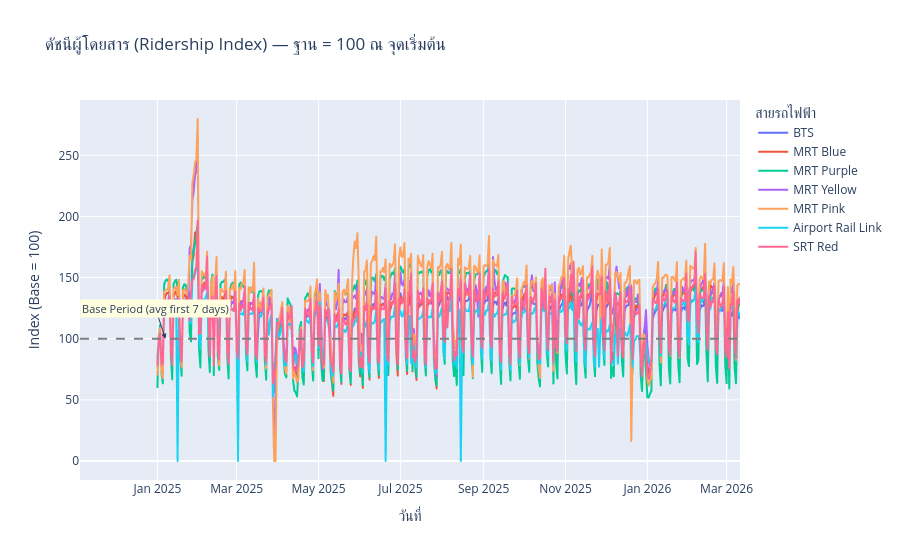

The notebook cell this image was saved under:
### Markdown cell above
### 5.2 กราฟที่ 2 — ดัชนีผู้โดยสาร (Normalized Ridership Index)

### 🎯 วัตถุประสงค์
เปรียบเทียบ **อัตราการเติบโต** ของแต่ละสายบน scale เดียวกัน  
แก้ปัญหาที่ BTS มีผู้โดยสาร ~800K/วัน แต่ ARL มีแค่ ~70K/วัน ทำให้เปรียบตรงๆ ไม่ยุติธรรม

---

### 🧮 หลักการ Normalization

แปลงเป็นดัชนี โดยกำหนดให้จุดเริ่มต้น = **100**

```
Index(t) = (passengers(t) / baseline) × 100
```

โดย `baseline` = ค่าเฉลี่ย 7 วันแรกที่มีข้อมูล (ลด noise จากวันแรกที่อาจไม่ครบ)

---

### 📊 ทำไมเลือกใช้ Index Chart

| แบบ | ข้อดี | ข้อเสีย |
|-----|-------|---------|
| Raw Value | เห็นขนาดจริง | สายใหญ่บดบังสายเล็ก |
| Normalized Index | เห็น growth dynamics เปรียบกันได้ยุติธรรม | ไม่เห็นขนาดจริง |

→ ใช้ทั้งสองมุมมองจึงเข้าใจครบ

---

### 🔍 วิธีอ่านกราฟนี้

- **Index = 100** = ระดับเดิมตอนเริ่มต้น
- **Index > 100** = ผู้โดยสารเพิ่มขึ้นจากจุดเริ่มต้น
- **Index < 100** = ผู้โดยสารลดลงจากจุดเริ่มต้น
- **เส้นชันขึ้นเร็ว** = สายที่มี momentum การเติบโตสูง
- **เส้นสม่ำเสมอ** = สายที่ demand คงที่

---

### 🧠 Insight ที่คาดหวัง
- สายใดเติบโตเร็วที่สุด (steep upward slope)?
- สายใดมี demand ทรงตัว (flat line near 100)?
- มีช่วงไหนที่สายหนึ่งโตแต่อีกสายไม่โต?

---

### Code cell
# ================================
# 1) คำนวณ Ridership Index (ฐาน = 100 ณ ช่วงเริ่มต้น)
# ================================
# ใช้ค่าเฉลี่ย 7 วันแรกที่ > 0 เป็นฐาน — ลด noise จากวันแรกที่อาจมีข้อมูลไม่ครบ
normalized_df = pivot_df[rail_lines].copy().astype(float)
for col in rail_lines:
    first_vals = normalized_df[col][normalized_df[col] > 0].head(7)
    base = first_vals.mean() if len(first_vals) > 0 else 1.0
    normalized_df[col] = normalized_df[col] / base * 100  # แปลงเป็น index scale 0–100+

# ================================
# 2) วาดกราฟเส้น Normalized Index
# ================================
fig = px.line(
    normalized_df.reset_index().melt(id_vars='date', var_name='สาย', value_name='ดัชนี'),
    x='date',
    y='ดัชนี',
    color='สาย',
    title='ดัชนีผู้โดยสาร (Ridership Index) — ฐาน = 100 ณ จุดเริ่มต้น',
    labels={'date': 'วันที่', 'ดัชนี': 'Index (Base = 100)', 'สาย': 'สายรถไฟฟ้า'},
)
# เส้นประแนวนอน y=100 แสดงระดับฐาน — สายที่อยู่สูงกว่า = เติบโต
fig.add_hline(y=100, line_dash='dash', line_color='gray')
fig.add_annotation(
    x=normalized_df.index[6],
    y=100,
    text='Base Period (avg first 7 days)',
    showarrow=True,
    arrowhead=2,
    font=dict(size=11),
    bgcolor='lightyellow',
)
fig.update_layout(hovermode='x unified')
fig.show()

### Figure 1 — Plotly figure (JSON) as saved in the notebook; plotly's stock layout.template omitted (floating-point values rounded to 4 significant figures; data arrays with more than 128 entries replaced by an {"elided": "..."} marker saying what was removed)
{"data": [{"hovertemplate": "สายรถไฟฟ้า=BTS<br>วันที่=%{x}<br>Index (Base = 100)=%{y}<extra></extra>", "legendgroup": "BTS", "line": {"color": "#636efa", "dash": "solid"}, "marker": {"symbol": "circle"}, "mode": "lines", "name": "BTS", "showlegend": true, "type": "scattergl", "x": {"elided": "435 str values"}, "xaxis": "x", "y": {"elided": "435 float values"}, "yaxis": "y"}, {"hovertemplate": "สายรถไฟฟ้า=MRT Blue<br>วันที่=%{x}<br>Index (Base = 100)=%{y}<extra></extra>", "legendgroup": "MRT Blue", "line": {"color": "#EF553B", "dash": "solid"}, "marker": {"symbol": "circle"}, "mode": "lines", "name": "MRT Blue", "showlegend": true, "type": "scattergl", "x": {"elided": "435 str values"}, "xaxis": "x", "y": {"elided": "435 float values"}, "yaxis": "y"}, {"hovertemplate": "สายรถไฟฟ้า=MRT Purple<br>วันที่=%{x}<br>Index (Base = 100)=%{y}<extra></extra>", "legendgroup": "MRT Purple", "line": {"color": "#00cc96", "dash": "solid"}, "marker": {"symbol": "circle"}, "mode": "lines", "name": "MRT Purple", "showlegend": true, "type": "scattergl", "x": {"elided": "435 str values"}, "xaxis": "x", "y": {"elided": "435 float values"}, "yaxis": "y"}, {"hovertemplate": "สายรถไฟฟ้า=MRT Yellow<br>วันที่=%{x}<br>Index (Base = 100)=%{y}<extra></extra>", "legendgroup": "MRT Yellow", "line": {"color": "#ab63fa", "dash": "solid"}, "marker": {"symbol": "circle"}, "mode": "lines", "name": "MRT Yellow", "showlegend": true, "type": "scattergl", "x": {"elided": "435 str values"}, "xaxis": "x", "y": {"elided": "435 float values"}, "yaxis": "y"}, {"hovertemplate": "สายรถไฟฟ้า=MRT Pink<br>วันที่=%{x}<br>Index (Base = 100)=%{y}<extra></extra>", "legendgroup": "MRT Pink", "line": {"color": "#FFA15A", "dash": "solid"}, "marker": {"symbol": "circle"}, "mode": "lines", "name": "MRT Pink", "showlegend": true, "type": "scattergl", "x": {"elided": "435 str values"}, "xaxis": "x", "y": {"elided": "435 float values"}, "yaxis": "y"}, {"hovertemplate": "สายรถไฟฟ้า=Airport Rail Link<br>วันที่=%{x}<br>Index (Base = 100)=%{y}<extra></extra>", "legendgroup": "Airport Rail Link", "line": {"color": "#19d3f3", "dash": "solid"}, "marker": {"symbol": "circle"}, "mode": "lines", "name": "Airport Rail Link", "showlegend": true, "type": "scattergl", "x": {"elided": "435 str values"}, "xaxis": "x", "y": {"elided": "435 float values"}, "yaxis": "y"}, {"hovertemplate": "สายรถไฟฟ้า=SRT Red<br>วันที่=%{x}<br>Index (Base = 100)=%{y}<extra></extra>", "legendgroup": "SRT Red", "line": {"color": "#FF6692", "dash": "solid"}, "marker": {"symbol": "circle"}, "mode": "lines", "name": "SRT Red", "showlegend": true, "type": "scattergl", "x": {"elided": "435 str values"}, "xaxis": "x", "y": {"elided": "435 float values"}, "yaxis": "y"}], "layout": {"annotations": [{"arrowhead": 2, "bgcolor": "lightyellow", "font": {"size": 11}, "showarrow": true, "text": "Base Period (avg first 7 days)", "x": "2025-01-07T00:00:00", "y": 100}], "hovermode": "x unified", "legend": {"title": {"text": "สายรถไฟฟ้า"}, "tracegroupgap": 0}, "shapes": [{"line": {"color": "gray", "dash": "dash"}, "type": "line", "x0": 0, "x1": 1, "xref": "x domain", "y0": 100, "y1": 100, "yref": "y"}], "title": {"text": "ดัชนีผู้โดยสาร (Ridership Index) — ฐาน = 100 ณ จุดเริ่มต้น"}, "xaxis": {"anchor": "y", "domain": [0, 1], "title": {"text": "วันที่"}}, "yaxis": {"anchor": "x", "domain": [0, 1], "title": {"text": "Index (Base = 100)"}}}}
